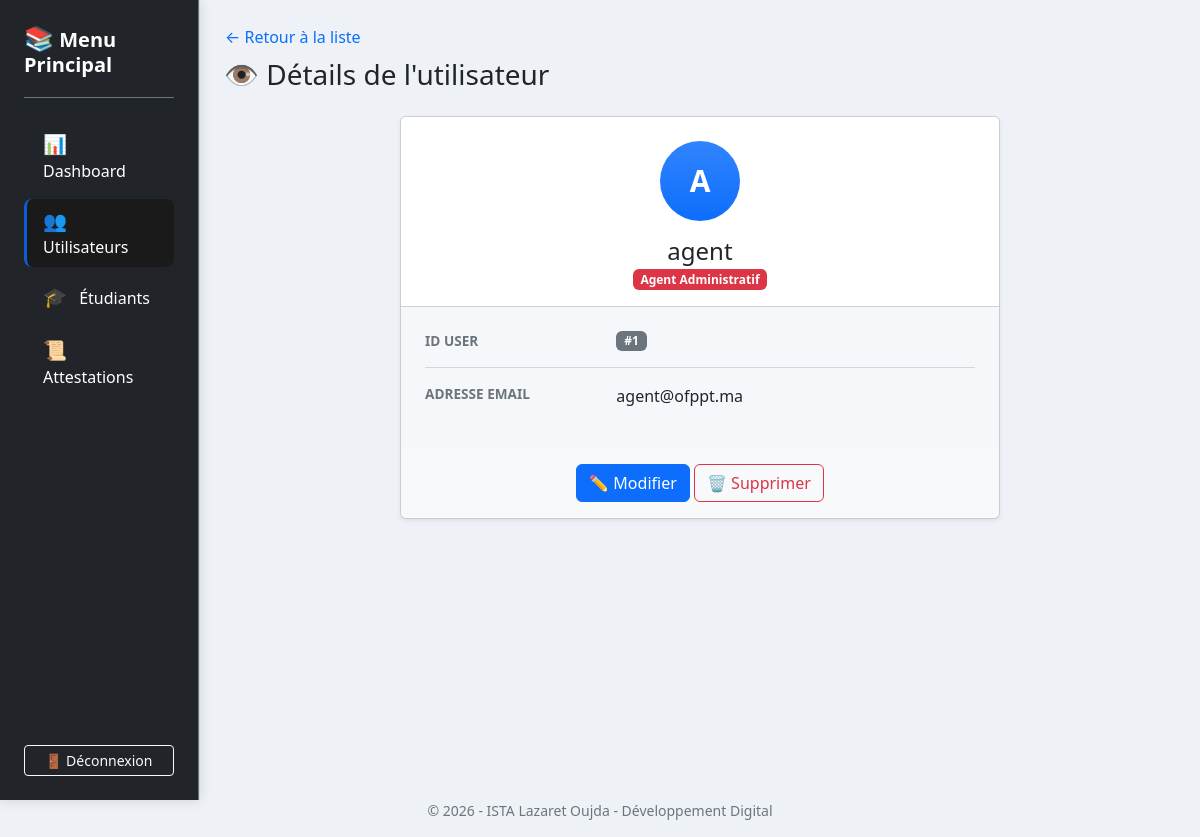
/users/show.php?id=1 (signed in), run on the app's committed database.
### tables this page shows
CREATE TABLE `users` (
  `id` int(11) NOT NULL,
  `username` varchar(100) NOT NULL,
  `email` varchar(150) NOT NULL,
  `password` varchar(255) NOT NULL,
  `role` varchar(20) NOT NULL
);

### users/show.php (the view, shortened to what this page needs)
<?php
    $pdo = Database::getConnection();
    $stmt = $pdo->prepare("SELECT id, username, email, role FROM users WHERE id = ?");
    $stmt->execute([$_GET['id']]);
    $userDetail = $stmt->fetch();
    include('../partials/header.php');
?>
<div class="container-fluid">
    <div class="row min-vh-100">
        <div class="col-md-3 col-xl-2 px-0 bg-white border-end">
            <?php include ('../partials/sidebar.php'); ?>
        </div>
        <div class="col-md-9 col-xl-10 p-4">
            <div class="mb-4">
                <a href="index.php" class="btn btn-link text-decoration-none p-0 mb-2">← Retour à la liste</a>
                <h1 class="h3 mb-0 text-gray-800">👁️ Détails de l'utilisateur</h1>
            </div>
            <div class="d-flex justify-content-center">
                <div class="card shadow-sm border-1 bg-surface w-100" style="max-width: 600px;">
                    <div class="card-header bg-white pt-4 pb-3 text-center">
                        <div class="avatar-placeholder bg-primary bg-gradient rounded-circle mx-auto d-flex align-items-center justify-content-center mb-3" style="width: 80px; height: 80px;">
                            <span class="text-white fw-bold" style="font-size: 30px;">
                                <?php echo strtoupper(substr($userDetail['username'], 0, 1)); ?>
                            </span>
                        </div>
                        <h4 class="mb-1"><?php echo htmlspecialchars($userDetail['username']); ?></h4>
                        <p class="mb-0">
                            <?php if ($userDetail['role'] === 'agent') : ?>
                                <span class="badge bg-danger">Agent Administratif</span>
                            <?php else : ?>
                                <span class="badge bg-info">Étudiant</span>
                            <?php endif; ?>
                        </p>
                    </div>
                    <div class="card-body p-4">
                        <div class="row mb-3">
                            <div class="col-sm-4 text-muted fw-bold text-uppercase" style="font-size: 0.85rem;">ID User</div>
                            <div class="col-sm-8"><span class="badge bg-secondary">#<?php echo htmlspecialchars($userDetail['id']); ?></span></div>
                        </div>
                        <hr class="text-muted opacity-25">
                        <div class="row mb-3">
                            <div class="col-sm-4 text-muted fw-bold text-uppercase" style="font-size: 0.85rem;">Adresse Email</div>
                            <div class="col-sm-8"><?php echo htmlspecialchars($userDetail['email']); ?></div>
                        </div>
                    </div>
                    <div class="card-footer bg-light border-0 p-3 text-center">
                        <a href="edit.php?id=<?php echo $userDetail['id']; ?>" class="btn btn-primary">✏️ Modifier</a>
                        <a href="delete.php?id=<?php echo $userDetail['id']; ?>" class="btn btn-outline-danger" onclick="return confirm('Êtes-vous sûr de vouloir supprimer cet utilisateur ?')">🗑️ Supprimer</a>
                    </div>
                </div>
            </div>
        </div>
    </div>
</div>
<?php include('../partials/footer.php'); ?>

### partials/style.css (style rules this page uses)
:root { --bs-body-bg: #eef2f7; --bs-light: #dbe2ea; --bs-white: #f8f9ff; --bs-primary: #0b5ed7; --bs-info: #198cff; --bs-warning: #c69500; --bs-success: #198754; }
body { background-color: #eef2f7; color: #212529; }
.bg-surface { background-color: #f5f7fb; }

### data on the page
users: username "A", username "agent", id "1", email "agent@ofppt.ma"
